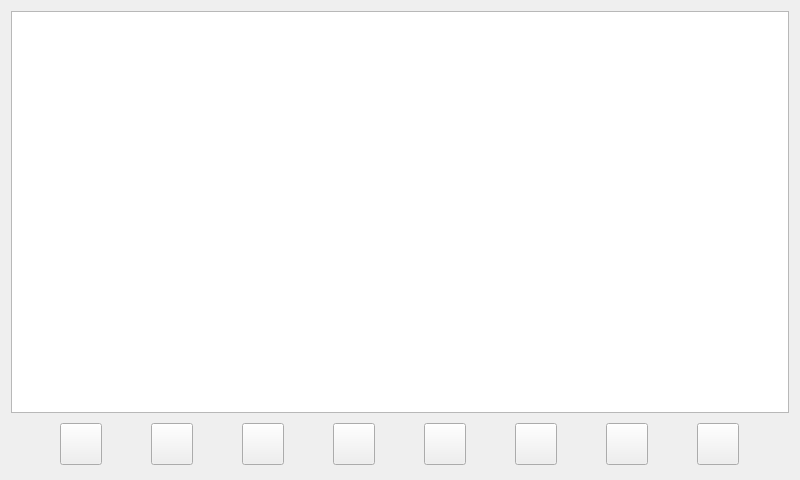
<?xml version="1.0" encoding="UTF-8"?>
<ui version="4.0">
 <class>MainWindow</class>
 <widget class="QMainWindow" name="MainWindow">
  <property name="geometry">
   <rect>
    <x>0</x>
    <y>0</y>
    <width>800</width>
    <height>480</height>
   </rect>
  </property>
  <property name="windowTitle">
   <string>MainWindow</string>
  </property>
  <widget class="QWidget" name="centralWidget">
   <layout class="QVBoxLayout" name="verticalLayout">
    <item>
     <widget class="QTreeView" name="treeView">
      <property name="styleSheet">
       <string notr="true">QTreeView {
    font-size: 18pt;
}</string>
      </property>
     </widget>
    </item>
    <item>
     <widget class="QWidget" name="widget" native="true">
      <property name="minimumSize">
       <size>
        <width>0</width>
        <height>50</height>
       </size>
      </property>
      <layout class="QHBoxLayout" name="horizontalLayout">
       <property name="spacing">
        <number>4</number>
       </property>
       <property name="leftMargin">
        <number>4</number>
       </property>
       <property name="topMargin">
        <number>2</number>
       </property>
       <property name="rightMargin">
        <number>4</number>
       </property>
       <property name="bottomMargin">
        <number>2</number>
       </property>
       <item>
        <widget class="QPushButton" name="btnBack">
         <property name="minimumSize">
          <size>
           <width>42</width>
           <height>42</height>
          </size>
         </property>
         <property name="maximumSize">
          <size>
           <width>42</width>
           <height>42</height>
          </size>
         </property>
         <property name="text">
          <string/>
         </property>
         <property name="icon">
          <iconset resource="images.qrc">
           <normaloff>:/images/back.png</normaloff>:/images/back.png</iconset>
         </property>
         <property name="iconSize">
          <size>
           <width>38</width>
           <height>38</height>
          </size>
         </property>
        </widget>
       </item>
       <item>
        <widget class="QPushButton" name="btnForward">
         <property name="minimumSize">
          <size>
           <width>42</width>
           <height>42</height>
          </size>
         </property>
         <property name="maximumSize">
          <size>
           <width>42</width>
           <height>42</height>
          </size>
         </property>
         <property name="text">
          <string/>
         </property>
         <property name="icon">
          <iconset resource="images.qrc">
           <normaloff>:/images/forward.png</normaloff>:/images/forward.png</iconset>
         </property>
         <property name="iconSize">
          <size>
           <width>38</width>
           <height>38</height>
          </size>
         </property>
        </widget>
       </item>
       <item>
        <widget class="QPushButton" name="btnCut">
         <property name="minimumSize">
          <size>
           <width>42</width>
           <height>42</height>
          </size>
         </property>
         <property name="maximumSize">
          <size>
           <width>42</width>
           <height>42</height>
          </size>
         </property>
         <property name="text">
          <string/>
         </property>
         <property name="icon">
          <iconset resource="images.qrc">
           <normaloff>:/images/cut.png</normaloff>:/images/cut.png</iconset>
         </property>
         <property name="iconSize">
          <size>
           <width>38</width>
           <height>38</height>
          </size>
         </property>
        </widget>
       </item>
       <item>
        <widget class="QPushButton" name="btnCopy">
         <property name="minimumSize">
          <size>
           <width>42</width>
           <height>42</height>
          </size>
         </property>
         <property name="maximumSize">
          <size>
           <width>42</width>
           <height>42</height>
          </size>
         </property>
         <property name="text">
          <string/>
         </property>
         <property name="icon">
          <iconset resource="images.qrc">
           <normaloff>:/images/copy.png</normaloff>:/images/copy.png</iconset>
         </property>
         <property name="iconSize">
          <size>
           <width>38</width>
           <height>38</height>
          </size>
         </property>
        </widget>
       </item>
       <item>
        <widget class="QPushButton" name="btnPaste">
         <property name="minimumSize">
          <size>
           <width>42</width>
           <height>42</height>
          </size>
         </property>
         <property name="maximumSize">
          <size>
           <width>42</width>
           <height>42</height>
          </size>
         </property>
         <property name="text">
          <string/>
         </property>
         <property name="icon">
          <iconset resource="images.qrc">
           <normaloff>:/images/paste.png</normaloff>:/images/paste.png</iconset>
         </property>
         <property name="iconSize">
          <size>
           <width>38</width>
           <height>38</height>
          </size>
         </property>
        </widget>
       </item>
       <item>
        <widget class="QPushButton" name="btnDelete">
         <property name="minimumSize">
          <size>
           <width>42</width>
           <height>42</height>
          </size>
         </property>
         <property name="maximumSize">
          <size>
           <width>42</width>
           <height>42</height>
          </size>
         </property>
         <property name="text">
          <string/>
         </property>
         <property name="icon">
          <iconset resource="images.qrc">
           <normaloff>:/images/delete.png</normaloff>:/images/delete.png</iconset>
         </property>
         <property name="iconSize">
          <size>
           <width>38</width>
           <height>38</height>
          </size>
         </property>
        </widget>
       </item>
       <item>
        <widget class="QPushButton" name="btnRename">
         <property name="minimumSize">
          <size>
           <width>42</width>
           <height>42</height>
          </size>
         </property>
         <property name="maximumSize">
          <size>
           <width>42</width>
           <height>42</height>
          </size>
         </property>
         <property name="text">
          <string/>
         </property>
         <property name="icon">
          <iconset resource="images.qrc">
           <normaloff>:/images/rename.png</normaloff>:/images/rename.png</iconset>
         </property>
         <property name="iconSize">
          <size>
           <width>38</width>
           <height>38</height>
          </size>
         </property>
        </widget>
       </item>
       <item>
        <widget class="QPushButton" name="btnInfo">
         <property name="minimumSize">
          <size>
           <width>42</width>
           <height>42</height>
          </size>
         </property>
         <property name="maximumSize">
          <size>
           <width>42</width>
           <height>42</height>
          </size>
         </property>
         <property name="text">
          <string/>
         </property>
         <property name="icon">
          <iconset resource="images.qrc">
           <normaloff>:/images/info.png</normaloff>:/images/info.png</iconset>
         </property>
         <property name="iconSize">
          <size>
           <width>38</width>
           <height>38</height>
          </size>
         </property>
        </widget>
       </item>
      </layout>
     </widget>
    </item>
   </layout>
  </widget>
 </widget>
 <layoutdefault spacing="6" margin="11"/>
 <resources>
  <include location="images.qrc"/>
 </resources>
 <connections/>
</ui>
